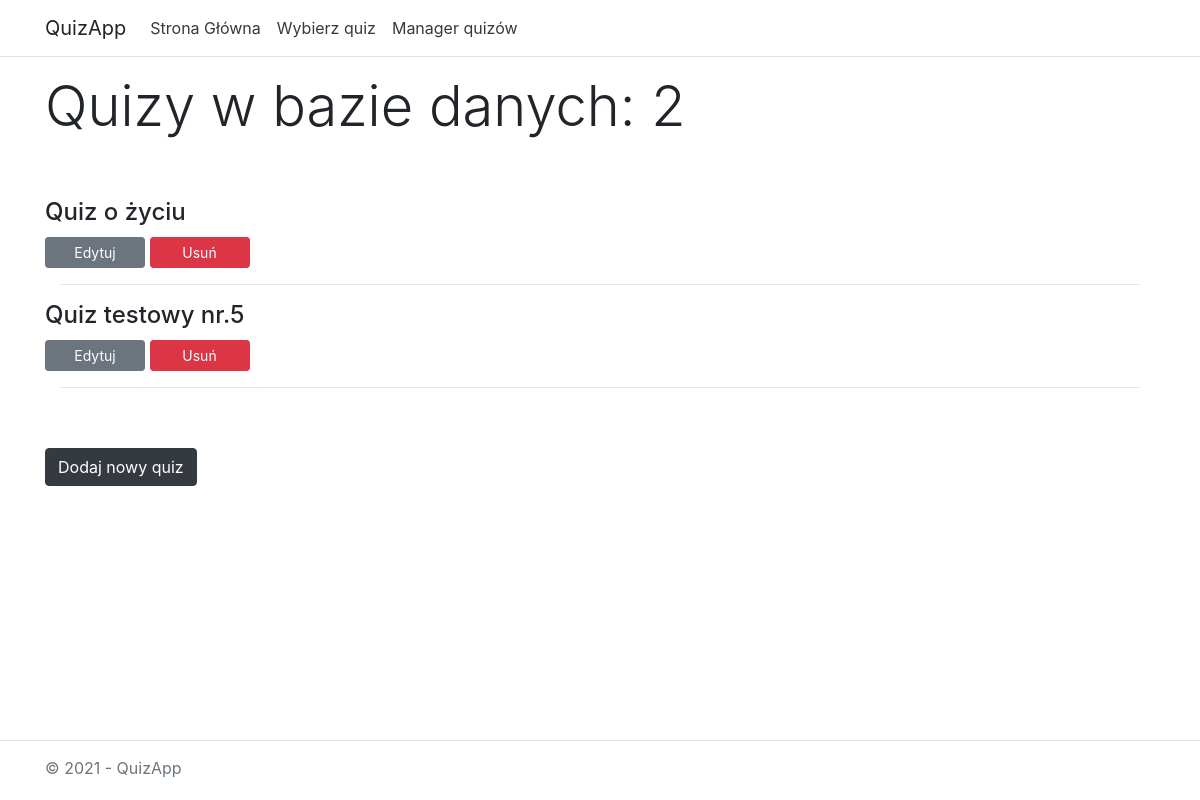
/quizzes/manage/, run on an earlier commit of the app's database.
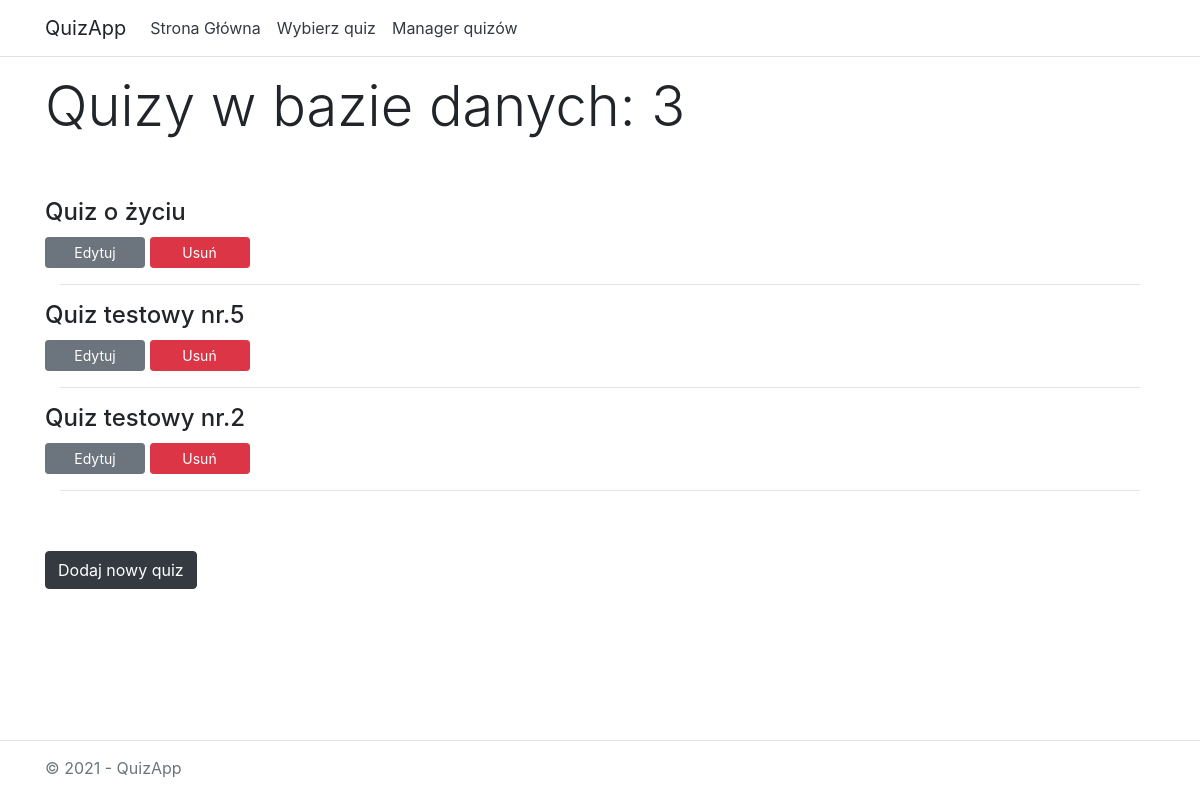
And on a later commit of the database.
### quizzes/models.py (models this page shows, shortened)
class Quiz(models.Model):
    title = models.CharField(max_length=64)

### quizzes/views.py (the view)
# urls.py: path('manage/', views.manage, name='manage'),
def manage(request):
    quizzes = Quiz.objects.all()
    template = loader.get_template('quizzes/manage.html')
    context = {
        'quizzes': quizzes
    }
    return HttpResponse(template.render(context, request))

### quizzes/templates/quizzes/manage.html (shortened to what this page needs)
{% load static %}
<!DOCTYPE html>
<html lang="en">
<head>
    <link rel="stylesheet" type="text/css" href="{% static 'quizzes/bootstrap.css' %}" />
</head>
<body>
    <header>
        <nav class="navbar navbar-expand-sm navbar-toggleable-sm navbar-light bg-white border-bottom box-shadow mb-3">
            <div class="container">
                <a class="navbar-brand" style="user-select: none" >QuizApp</a>
                <div class="navbar-collapse collapse d-sm-inline-flex justify-content-between">
                    <ul class="navbar-nav flex-grow-1">
                        <li class="nav-item">
                            <a href="/quizzes/" class="nav-link text-dark" >Strona Główna</a>
                        </li>
                        <li class="nav-item">
                            <a href="/quizzes/select" class="nav-link text-dark" >Wybierz quiz</a>
                        </li>
                        <li class="nav-item">
                            <a href="/quizzes/manage" class="nav-link text-dark" >Manager quizów</a>
                        </li>
                    </ul>
                </div>
            </div>
        </nav>
    </header>
    <div class="container" style="padding-bottom: 60px">
        <main role="main" class="pb-3">
            <div class="container">
                <div class="row" style="margin-bottom: 50px">
                <h1 class="display-4">Quizy w bazie danych: {{ quizzes|length }}</h1>
                </div>
                {% if quizzes %}
                {% for quiz in quizzes %}
                    <div class="row">
                        <div class="media">
                            <div class="media-body">
                                <h4 style="margin: 0">{{ quiz.title }}</h4>
                                <a href="{% url 'edit' quiz.id %}" class="btn btn-secondary btn-sm" role="button" style="margin-top: 10px; color:white; width: 100px">Edytuj</a>
                                <a href="{% url 'delete' quiz.id %}" class="btn btn-danger btn-sm" role="button" style="margin-top: 10px; color:white; width: 100px">Usuń</a>
                            </div>
                        </div>
                    </div>
                    <hr>
                {% endfor %}
                {% else %}
                    <div class="row" style="margin-top: 20px">
                    <p style="font-size: large">Brak quizów w bazie danych.</p>
                    </div>
            {% endif %}
            <div class="row" style="margin-top: 60px">
                <button onclick="toggle()" id="addNewQuiz" class="btn btn-dark">Dodaj nowy quiz</button>
            </div>
            </div>
        </main>
    </div>
    <div class="navbar-fixed-bottom" style="position: fixed; height: 60px; bottom: 0; width: 100%; user-select: none; z-index: 100; background-color: white">
    <footer class="border-top footer text-muted" >
        <div class="container" style="margin-top: 15px">
            &copy; 2021 - QuizApp
        </div>
    </footer>
    </div>
</body>
</html>

What changed in the data, as far as the page shows it:
added Quiz: title "Quiz testowy nr.2"
Also different on the page:
{{ quizzes|length }}: "2" → "3"
